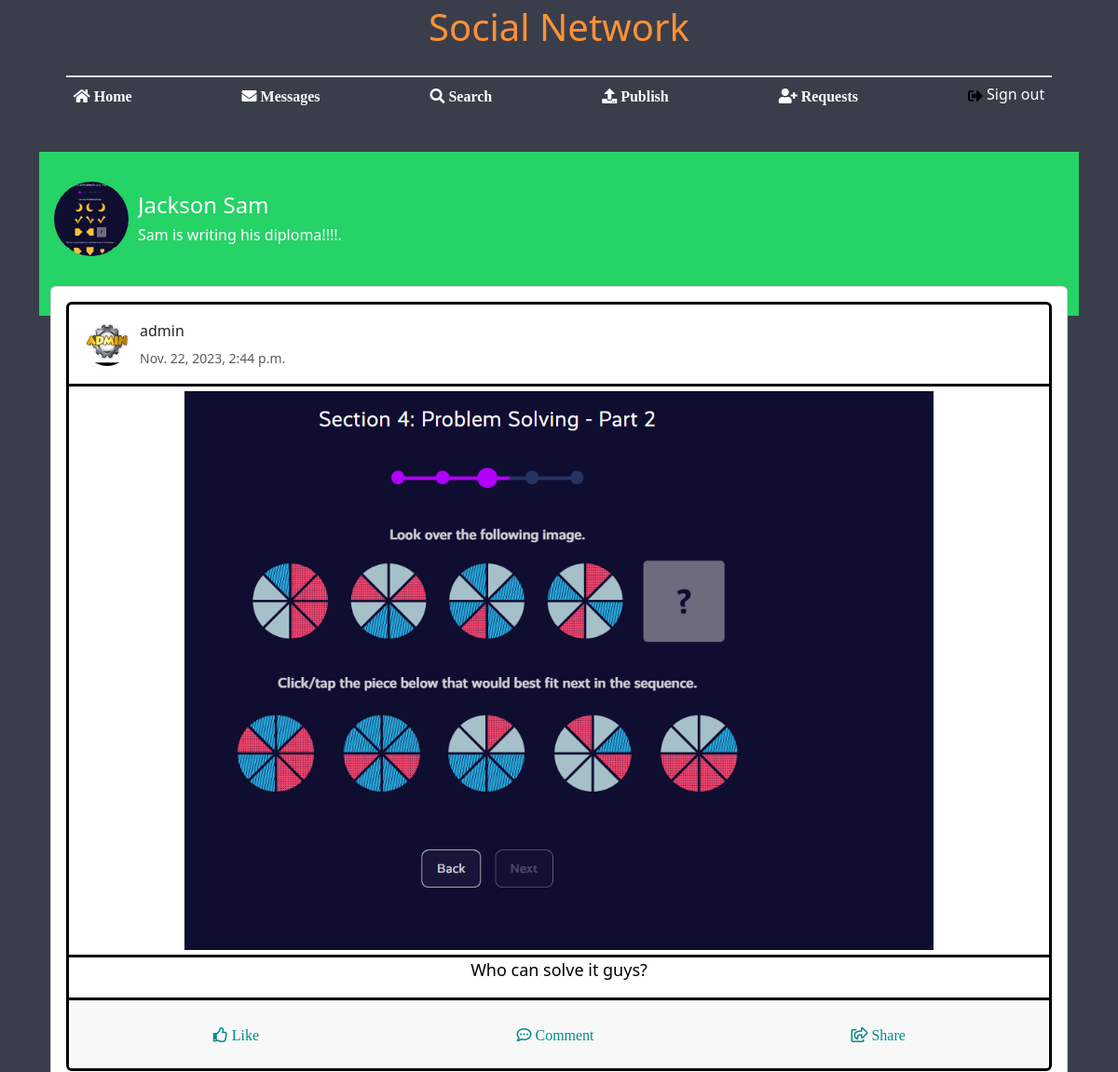
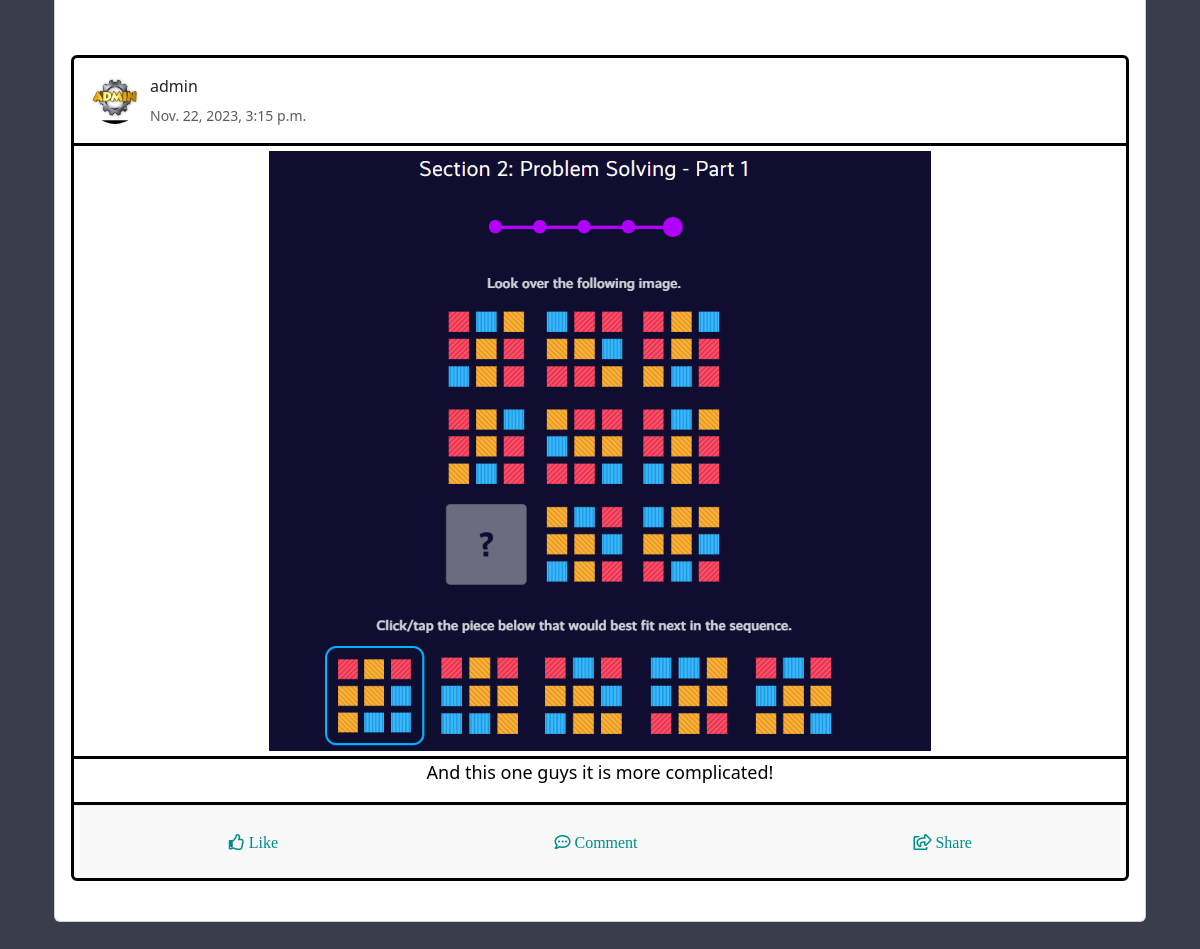
Page / (signed in) on the committed database (2 pictures, top to bottom).
### base/models.py (models this page shows)
class ProfileInfo(models.Model):
    degree = models.CharField(max_length=100, null=True, blank=True, default='')
    workplace = models.CharField(max_length=100, null=True, blank=True, default='')
    age = models.IntegerField(null=True, blank=True)
    address = models.CharField(max_length=100, null=True, blank=True, default='')
    user = models.OneToOneField(User, on_delete=models.CASCADE)
    profile_image = models.FileField(upload_to='profile_images/', null=True, blank=True, default='https://cdn.pixabay.com/photo/2015/10/05/22/37/blank-profile-picture-973460_960_720.png')

class Media(models.Model):
    owner = models.ForeignKey(User, on_delete=models.CASCADE, related_name='owner')
    reposter = models.ForeignKey(User, on_delete=models.CASCADE, related_name='reposter')
    media = models.FileField(upload_to='publications',null=True, blank=True)
    description = models.TextField()
    upload_date = models.DateTimeField()

### base/views.py (the view, shortened to what this page needs)
# urls.py: path('', views.index, name='index'),
def index(request):
    if request.user.is_authenticated:
        current_user = request.user
        medias = None
        if (Media.objects.exists()):
            medias = Media.objects.all().order_by("upload_date")[:20]
        return render(request, 'index.html',
            {'user': current_user,
            'medias': collector(request, medias), 'friend_names': get_friend_names(request.user),
            'has_unread_message': has_unread_message(current_user), 'has_unreplied_request': has_unreplied_request(current_user)})
    else:
        return redirect('login')

### base/views.py (called while the page is built)
def get_friend_names(user):
    current_user = user
    user1_friends = Friend.objects.filter(user1=current_user)
    user2_friends = Friend.objects.filter(user2=current_user)
    friends = user1_friends.filter(user2__in=user2_friends.values('user1'))
    friend_names = []
    for friend in friends:
        friend_names.append(friend.user2.username)
    return friend_names

def has_unread_message(user):
    current_user = user
    user1_friends = Friend.objects.filter(user1=current_user)
    user2_friends = Friend.objects.filter(user2=current_user)
    friends = user1_friends.filter(user2__in=user2_friends.values('user1'))
    for friend in friends:
        last_message = Message.objects.filter(sender=friend.user2, recipient=user)
        if last_message.exists():
            if last_message.order_by('timestamp').last().timestamp > friend.last_message_date:
                print(last_message, friend)
                return True
    return False

def has_unreplied_request(user):
    if Requests.objects.filter(to_user=user).exists():
        return True
    else:
        return False

### templates/index.html (shortened to what this page needs)
{% load static %}
<!DOCTYPE html>
<html lang="en">
<head>
    <link rel="stylesheet" href="{% static 'index.css' %}">
    <link rel="stylesheet" href="{% static 'requests.css' %}">
    <link rel="stylesheet" href="https://cdnjs.cloudflare.com/ajax/libs/font-awesome/5.15.3/css/all.min.css" />
    <link rel="stylesheet" href="https://cdn.jsdelivr.net/npm/bootstrap@5.3.0-alpha1/dist/css/bootstrap.min.css">
</head>
<body style="background: #3A3E4B;">
    <h1 class="d-none d-lg-block"
    style="text-align: center; color: #FF9138; margin-top: 5px; margin-bottom: -30px">Social Network</h1>
    <header>
        <nav>
            <div class="navbar navbar-expand-lg pt-4">
                <div class="container-fluid">
                    <div class="collapse navbar-collapse justify-content-center" id="navbarSupportedContent">
                        <ul id="nav-length" class="navbar-nav justify-content-between border-top border-2 text-center">
                            <li class="nav-item">
                                <a href="" id="home" class="nav-link border-hover py-3 text-white"><i class="fa fa-home" aria-hidden="true"> Home</i></a>
                            </li>
                            <li class="nav-item">
                                {% if has_unread_message == False %}
                                    <a href="chatting" id="message" class="nav-link border-hover py-3 text-white"><i class="fa fa-envelope" aria-hidden="true"
                                    id="message_icon"> Messages</i></a>
                                {% else %}
                                    <a href="chatting" id="message" class="nav-link border-hover py-3 text-white"><i class="fa fa-envelope" aria-hidden="true"
                                    id="message_icon"> Messages<span class="position-absolute top-0 start-95 translate-middle p-2 bg-danger border border-light rounded-circle"></span></i></a>
                                {% endif %}
                            </li>
                            <li class="nav-item">
                                <a href="people" id="search" class="nav-link border-hover py-3 text-white"><i class="fa fa-search" aria-hidden="true"> Search</i></a>
                            </li>
                            <li class="nav-item">
                                <a href="upload" id="publish" class="nav-link border-hover py-3 text-white"><i class="fa fa-upload" aria-hidden="true"> Publish</i></a>
                            </li>
                            <li class="nav-item">
                                {% if has_unreplied_request == False %}
                                    <a href="requests" id="requests" class="nav-link border-hover py-3 text-white active"><i id="request_icon" class="fa fa-user-plus" aria-hidden="true"> Requests</i></a>
                                {% else %}
                                <a href="requests" id="requests" class="nav-link border-hover py-3 text-white active"><i id="request_icon" class="fa fa-user-plus"
                                    aria-hidden="true"> Requests<span class="position-absolute top-0 start-95 translate-middle p-2 bg-danger border border-light rounded-circle"></span></i></a>
                                {% endif %}
                            </li>
                            <li class="nav-item">
                                <a href="logout" id="sign-out" class="nav-link border-hover py-3 text-white">
                                    Sign out</a>
                            </li>
                        </ul>
                    </div>
                </div>
            </div>
        </nav>
    </header>
    <section ui-view="" autoscroll="false" ng-class="app.viewAnimation" class="ng-scope container ng-fadeInLeftShort"
        style="">
        <div ui-view="" class="ng-fadeInLeftShort ng-scope">
            <div class="container-overlap bg-indigo-500 ng-scope">
                <div class="media m0 pv">
                    <div class="media-left">
                        <a href="#">
                            <img src="{{user.profileinfo.profile_image.url}}" width="80" height="80" alt="User"
                                class="rounded-circle">
                        </a>
                    </div>
                    <div class="media-body media-middle">
                        <h4 class="media-heading text-white">{{user.last_name}} {{user.first_name}}</h4>
                        <span class="text-white">{{user.first_name}} is writing his diploma!!!!.
                        </span>
                    </div>
                </div>
            </div>
            <div class="container-lg ng-scope">
                <div class="row">
                    <div class="col-md-12">
                        <div class="card">
                            {% for media, like, comments, share, date in medias %}
                            <div class="card-body">
                                <div class="card" style="border: 3px solid black;"  id="{{media.owner}}*{{media.reposter}}*{{date}}">
                                    <div class="card-heading" style="border-bottom: 3px solid black;">
                                        <div class="media m0">
                                            <div class="media-left">
                                                <a href="#">
                                                    {% if media.owner.username != media.reposter.username %}
                                                    <img src="{{media.reposter.profileinfo.profile_image.url}}"
                                                        width="50" height="50" alt="User" class="rounded-circle">
                                                    {% else %}
                                                    <img src="{{media.owner.profileinfo.profile_image.url}}" width="50"
                                                        height="50" alt="User" class="rounded-circle">
                                                    {% endif %}
                                                </a>
                                            </div>
                                            <div class="media-body media-middle pt-sm">
                                                {% if media.owner.username != media.reposter.username %}
                                                <p class="media-heading m0 text-bold">{{media.reposter.username}}
                                                    [repost from:{{media.owner.username}}]</p>
                                                {% else %}
                                                <p class="media-heading m0 text-bold">{{media.owner.username}}</p>
                                                {% endif %}
                                                <small class="text-muted"><span>{{media.upload_date}}</span></small>
                                            </div>
                                        </div>
                                    </div>
                                    <div class="cont" style="margin-top: 5px;">
                                        {% if media.media != "" %}
                                        {% if media.media.url|slice:"-4:" == ".png" or media.media.url|slice:"-4:" == ".jpg" or media.media.url|slice:"-4:" == ".jpeg" %}
                                        <img src="{{media.media.url}}" alt="MaterialImg" class="fw img-responsive">
                                        {% endif %}
                                        {% endif %}
                                    </div>
                                    <div>
                                    <div class="card-item-text bg-transparent" style="border-top: 3px solid black;border-bottom: 3px solid black;
                                    margin-top: 5px; text-align: center;">
                                        <p style="color: black; font-size: 18px;">{{media.description}}</p>
                                    </div>
                                    <div class="card-footer">
                                        <div class="like p-2 cursor">
                                            <div class="row">
                                                <div class="col center-block" style="text-align: center;">
                                                    <a href="" onclick="clicked(event)"
                                                        style="font-size: 1em; color: darkcyan;">
                                                        {% if like == 0 %}
                                                        <i class="far fa-thumbs-up me-2"> Like</i>
                                                        {% else %}
                                                        <i class="fas fa-thumbs-up me-2"> Like</i>
                                                        {% endif %}
                                                    </a>
                                                </div>
                                                <div class="col center-block" style="text-align: center;">
                                                    <a href="" onclick="comment(event)"
                                                        style="font-size: 1em; color: darkcyan;">
                                                        <i class="far fa-comment-dots me-2"> Comment</i>
                                                    </a>
                                                </div>
                                                <div class="col center-block" style="text-align: center;">
                                                    <a href="" onclick="share(event)"
                                                        style="font-size: 1em; color: darkcyan;">
                                                        {% if share == 0 %}
                                                        <i class="far fa-share-square"> Share</i>
                                                        {% else %}
                                                        <i class="fas fa-share-square"> Share</i>
                                                        {% endif %}
                                                    </a>
                                                </div>
                                            </div>
                                        </div>
                                    </div>
                                    </div>
                                </div>
                            </div>
                            {% endfor %}
                        </div>
                    </div>
                </div>
            </div>
    </section>
</body>
</html>

### static/index.css (style rules this page uses)
.text-white { color:#fff; }
.container-fluid, .container-lg, .container-md, .container-sm, .container-xs { padding: 8px; width: auto }
@media only screen and (min-width:480px) { .container-fluid, .container-lg, .container-md, .container-sm, .container-xs { padding: 16px } }
@media only screen and (min-width:992px) { .container-fluid, .container-lg, .container-md, .container-sm, .container-xs { padding: 24px } }
.container-lg { max-width: 1200px }
.container-overlap { position: relative; padding: 32px 16px 64px }
.container-overlap+.container-fluid, .container-overlap+.container-lg, .container-overlap+.container-md, .container-overlap+.container-sm, .container-overlap+.container-xs { padding-top: 0; margin-top: -32px }
.bg-indigo-500 { background-color: #25D366; }
.container-overlap { position: relative; padding: 32px 16px 64px; }
.fw { width: 100%!important; }
.card { position: relative; border-radius: 3px; background-color: #fff; color: #4F5256; border: 1px solid rgba(0, 0, 0, .12); margin-bottom: 8px }
@media only screen and (min-width:480px) { .card { margin-bottom: 16px } }
@media only screen and (min-width:992px) { .card { margin-bottom: 24px } }
.card .card-heading { padding: 16px; margin: 0 }
.card .card-body { position: relative; padding: 16px }
.card .card-footer { padding: 16px; border-top: 1px solid rgba(162, 162, 162, .12) }
.btn-label:after, .c-radio span:before, .container-overlap:before, .note-area.note-area-margin:after, .switch span:after { content: "" }
.media { margin-top: 15px }
.media:first-child { margin-top: 0 }
.media, .media-body { overflow: hidden; zoom: 1 }
.media-body { width: 10000px }
.container-overlap+.container-lg, .container-overlap+.container-md, .container-overlap+.container-sm, .container-overlap+.container-xs { padding-top: 0; margin-top: -32px; }
.media-left, .media>.pull-left { padding-right: 10px }
.media-body, .media-left, .media-right { display: table-cell; vertical-align: top }
.media-middle { vertical-align: middle }
.media-heading { margin-top: 0; margin-bottom: 5px }
.cont { box-sizing: border-box; max-height: 600px; max-width: 100%; margin: 0 auto; }
.cont img { width: 100%; max-height: 600px; display: block; max-width: 100%; }

### static/requests.css (style rules this page uses)
body { background-color: #3A3E4B; }
.border-hover { border-top: 5px solid transparent; transform: translateY(-4px); }
#navbarSupportedContent { margin-top: 10px; }
a { line-height: 10px; }
#sign-in, #sign-out, #sign-up, #home, #publish, #message, #requests, #search { border-top-left-radius: 10px; border-bottom-left-radius: 10px; border-top-right-radius: 10px; border-bottom-right-radius: 10px; }
#nav-length { width: 90%; }

### rows in the picture
Media: owner.profileinfo.profile_image (picture), owner.username "admin", upload_date "Nov. 22, 2023, 2:44 p.m.", media (picture), description "Who can solve it guys?"
Media: owner.profileinfo.profile_image (picture), owner.username "admin", upload_date "Nov. 22, 2023, 3:15 p.m.", media (picture), description "And this one guys it is more complicated!"

### other values in the picture
{{ user.last_name }} "Jackson"
{{ user.first_name }} "Sam"
